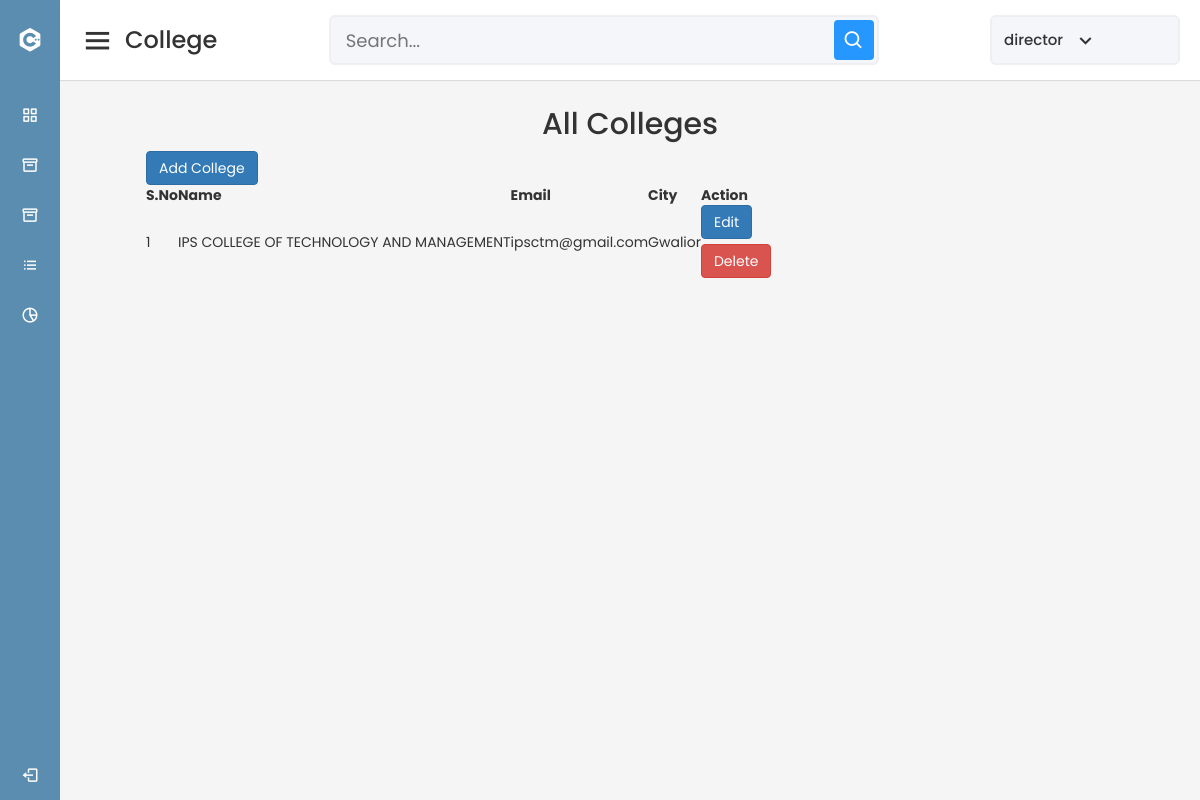
Screenshot of /DirectoratePanel/AllColleges.php (signed in) with the database file from the repository.
### tables this page shows
CREATE TABLE `dir` (
  `id` varchar(50) NOT NULL,
  `password` varchar(80) NOT NULL
);

CREATE TABLE `college` (
  `cid` int(11) NOT NULL,
  `coll_name` varchar(250) NOT NULL,
  `coll_id` varchar(255) NOT NULL,
  `coll_Email` varchar(255) NOT NULL,
  `City` varchar(255) NOT NULL,
  `pass` varchar(60) NOT NULL
);

### DirectoratePanel/AllColleges.php (the view, shortened to what this page needs)
<?php
require "../dbcon.php";
?>
<!DOCTYPE html>
<html lang="en" dir="ltr">
<head>
    <link rel="stylesheet" href="s.css">
    <link href='https://unpkg.com/boxicons@2.0.7/css/boxicons.min.css' rel='stylesheet'>
    <link rel="stylesheet" href="https://maxcdn.bootstrapcdn.com/bootstrap/4.4.1/css/bootstrap.min.css">
    <link rel="stylesheet" href="https://cdn.jsdelivr.net/npm/bootstrap-icons@1.3.0/font/bootstrap-icons.css">
    <link rel="stylesheet" href="https://cdnjs.cloudflare.com/ajax/libs/font-awesome/5.15.3/css/all.min.css"
 />
    <link rel="stylesheet" href="https://maxcdn.bootstrapcdn.com/bootstrap/3.3.5/css/bootstrap.min.css">
    <link rel="stylesheet" href="https://cdnjs.cloudflare.com/ajax/libs/bootstrap-table/1.10.0/bootstrap-table.min.css">
    <link rel="stylesheet"
        href="https://rawgit.com/vitalets/x-editable/master/dist/bootstrap3-editable/css/bootstrap-editable.css">
</head>
<body>
    <?php
    require("sidebar.php")
    ?>
    <section class="home-section">
    <?php
    require("nav.php")
    ?>
        <div class="mainadd">
            <div class="container ">
                <h2 class="text-center pt-5">All Colleges</h2>
                <div id="toolbar">
                    <a href="AddCollege.php" class="btn btn-primary">Add College</a>
                </div>
                <table id="table" data-toggle="table" data-search="true" data-filter-control="true"
                    data-show-export="true" data-click-to-select="true" data-toolbar="#toolbar"
                    data-show-pagination-switch="true" data-pagination="true" data-show-columns="true"
                    data-show-columns-toggle-all="true" data-detail-view="true" data-escape="false">
                    <thead>
                        <tr>
                            <th data-field="S.no" data-filter-control="input" data-sortable="true">S.No</th>
                            <th data-field="Name" data-filter-control="input" data-sortable="true">Name</th>
                            <th data-field="Email" data-filter-control="input" data-sortable="true">Email</th>
                            <th data-field="City" data-filter-control="input" data-sortable="true">City</th>
                            <th data-field="Action" data-filter-control="false" data-sortable="false">Action</th>
                        </tr>
                    </thead>
                    <tbody>
                        <?php
                        $i=1;
                        $query="SELECT * FROM college";
                        $result=mysqli_query($db,$query);
                        while ($row=mysqli_fetch_array($result)){
                        ?>
                        <tr>
                            <td><?php echo $i++; ?></td>
                            <td><?php echo $row['coll_name']; ?></td>
                            <td><?php echo $row['coll_Email']; ?></td>
                            <td><?php echo $row['City']; ?></td>
                            <td>
                                <form action="Edit_College.php" method="POST">
                                    <button type="submit" name="Edit" class="btn btn-primary">Edit</button>
                                </form>
                                <button type="button" class="btn btn-danger mt-2" data-toggle="modal"
                                    data-target="#example<?php echo $row["cid"]?>">
                                    Delete
                                </button>
                            </td>
                        </tr>
                        <?php
                        }
                        ?>
                    </tbody>
                </table>
            </div>
        </div>
    </section>
</body>
</html>

### DirectoratePanel/nav.php (shortened to what this page needs)
<?php
require "../dbcon.php";
?>
<nav>
            <div class="sidebar-button">
                <i class='bx bx-menu sidebarBtn'></i>
                <span class="dashboard">College</span>
            </div>
            <div class="search-box">
                <input type="text" placeholder="Search...">
                <i class='bx bx-search'></i>
            </div>
            <div class="profile-details">
                <span class="admin_name"><?php
                $sql = "select * from dir";
                $result=mysqli_query($db,$sql);
                $rows=mysqli_fetch_array($result);
                echo $rows["id"];
                ?></span>
                <i class='bx bx-chevron-down'></i>
            </div>
        </nav>

### CollegePanel/s.css (style rules this page uses)
* { margin: 0; padding: 0; box-sizing: border-box; font-family: 'Poppins', sans-serif; }
.home-section { position: relative; background: #f5f5f5; min-height: 100vh; width: calc(100% - 240px); left: 240px; transition: all 0.5s ease; }
.home-section nav { display: flex; justify-content: space-between; height: 80px; background: #fff; display: flex; align-items: center; position: fixed; width: calc(100% - 240px); left: 240px; z-index: 100; padding: 0 20px; box-shadow: 0 1px 1px rgba(0, 0, 0, 0.1); transition: all 0.5s ease; }
.home-section nav .sidebar-button { display: flex; align-items: center; font-size: 24px; font-weight: 500; }
nav .sidebar-button i { font-size: 35px; margin-right: 10px; }
.home-section nav .search-box { position: relative; height: 50px; max-width: 550px; width: 100%; margin: 0 20px; }
nav .search-box input { height: 100%; width: 100%; outline: none; background: #F5F6FA; border: 2px solid #EFEEF1; border-radius: 6px; font-size: 18px; padding: 0 15px; }
nav .search-box .bx-search { position: absolute; height: 40px; width: 40px; background: #2697FF; right: 5px; top: 50%; transform: translateY(-50%); border-radius: 4px; line-height: 40px; text-align: center; color: #fff; font-size: 22px; transition: all 0.4 ease; }
.home-section nav .profile-details { display: flex; align-items: center; background: #F5F6FA; border: 2px solid #EFEEF1; border-radius: 6px; height: 50px; min-width: 190px; padding: 0 15px 0 2px; }
nav .profile-details .admin_name { font-size: 15px; font-weight: 500; color: #333; margin: 0 10px; white-space: nowrap; }
nav .profile-details i { font-size: 25px; color: #333; }
@media (max-width: 1240px) { .home-section { width: calc(100% - 60px); left: 60px; } }
@media (max-width: 1240px) { .home-section nav { width: calc(100% - 60px); left: 60px; } }

### DirectoratePanel/AllColleges.php (style rules this page uses)
.mainadd { overflow-y: hidden; padding-top: 30px; }
.container { width: 1024px; padding: 2em; }

### rows the page displays
dir: id "director"
college: coll_name "IPS COLLEGE OF TECHNOLOGY AND MANAGEMENT", coll_Email "ipsctm@gmail.com", City "Gwalior"
